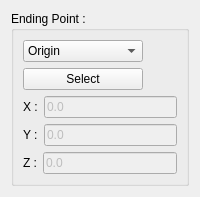
                        <widget class="QWidget" name="tab_6">
                         <attribute name="icon">
                          <iconset>
                           <normaloff>../../../../../../../../../home/laurent/Documents/03_Plans/Python/Icons/WF_endPoint.svg</normaloff>../../../../../../../../../home/laurent/Documents/03_Plans/Python/Icons/WF_endPoint.svg</iconset>
                         </attribute>
                         <attribute name="title">
                          <string>End</string>
                         </attribute>
                         <layout class="QGridLayout" name="gridLayout_42">
                          <item row="0" column="0">
                           <widget class="QGroupBox" name="groupBox_4">
                            <property name="minimumSize">
                             <size>
                              <width>150</width>
                              <height>0</height>
                             </size>
                            </property>
                            <property name="title">
                             <string>Ending Point :</string>
                            </property>
                            <property name="flat">
                             <bool>false</bool>
                            </property>
                            <layout class="QGridLayout" name="gridLayout_43">
                             <item row="0" column="0">
                              <widget class="QComboBox" name="ObjTrans_comboBox_end">
                               <property name="enabled">
                                <bool>true</bool>
                               </property>
                               <property name="sizePolicy">
                                <sizepolicy hsizetype="MinimumExpanding" vsizetype="Fixed">
                                 <horstretch>0</horstretch>
                                 <verstretch>0</verstretch>
                                </sizepolicy>
                               </property>
                               <property name="minimumSize">
                                <size>
                                 <width>100</width>
                                 <height>0</height>
                                </size>
                               </property>
                               <property name="maximumSize">
                                <size>
                                 <width>120</width>
                                 <height>16777215</height>
                                </size>
                               </property>
                               <property name="currentIndex">
                                <number>0</number>
                               </property>
                               <property name="sizeAdjustPolicy">
                                <enum>QComboBox::AdjustToContentsOnFirstShow</enum>
                               </property>
                               <item>
                                <property name="text">
                                 <string>Origin</string>
                                </property>
                               </item>
                               <item>
                                <property name="text">
                                 <string>Base Obj.</string>
                                </property>
                               </item>
                               <item>
                                <property name="text">
                                 <string>Center Obj.(s)</string>
                                </property>
                               </item>
                               <item>
                                <property name="text">
                                 <string>To select</string>
                                </property>
                               </item>
                               <item>
                                <property name="text">
                                 <string>To define</string>
                                </property>
                               </item>
                               <item>
                                <property name="text">
                                 <string>Relative</string>
                                </property>
                               </item>
                              </widget>
                             </item>
                             <item row="1" column="0">
                              <widget class="QPushButton" name="ObjTrans_button_select_end">
                               <property name="enabled">
                                <bool>true</bool>
                               </property>
                               <property name="minimumSize">
                                <size>
                                 <width>100</width>
                                 <height>0</height>
                                </size>
                               </property>
                               <property name="maximumSize">
                                <size>
                                 <width>120</width>
                                 <height>16777215</height>
                                </size>
                               </property>
                               <property name="text">
                                <string>Select</string>
                               </property>
                              </widget>
                             </item>
                             <item row="2" column="0">
                              <layout class="QGridLayout" name="gridLayout_44">
                               <item row="2" column="0">
                                <layout class="QGridLayout" name="gridLayout_45">
                                 <item row="0" column="0">
                                  <widget class="QLabel" name="label_7">
                                   <property name="text">
                                    <string>Z :</string>
                                   </property>
                                  </widget>
                                 </item>
                                 <item row="0" column="1">
                                  <widget class="QLineEdit" name="ObjTrans_end_z">
                                   <property name="enabled">
                                    <bool>false</bool>
                                   </property>
                                   <property name="minimumSize">
                                    <size>
                                     <width>90</width>
                                     <height>0</height>
                                    </size>
                                   </property>
                                   <property name="maximumSize">
                                    <size>
                                     <width>200</width>
                                     <height>16777215</height>
                                    </size>
                                   </property>
                                   <property name="text">
                                    <string>0.0</string>
                                   </property>
                                  </widget>
                                 </item>
                                </layout>
                               </item>
                               <item row="1" column="0">
                                <layout class="QGridLayout" name="gridLayout_46">
                                 <item row="0" column="0">
                                  <widget class="QLabel" name="label_8">
                                   <property name="text">
                                    <string>Y :</string>
                                   </property>
                                  </widget>
                                 </item>
                                 <item row="0" column="1">
                                  <widget class="QLineEdit" name="ObjTrans_end_y">
                                   <property name="enabled">
                                    <bool>false</bool>
                                   </property>
                                   <property name="minimumSize">
                                    <size>
                                     <width>90</width>
                                     <height>0</height>
                                    </size>
                                   </property>
                                   <property name="maximumSize">
                                    <size>
                                     <width>200</width>
                                     <height>16777215</height>
                                    </size>
                                   </property>
                                   <property name="text">
                                    <string>0.0</string>
                                   </property>
                                  </widget>
                                 </item>
                                </layout>
                               </item>
                               <item row="0" column="0">
                                <layout class="QGridLayout" name="gridLayout_47">
                                 <item row="0" column="0">
                                  <widget class="QLabel" name="label_9">
                                   <property name="text">
                                    <string>X :</string>
                                   </property>
                                  </widget>
                                 </item>
                                 <item row="0" column="1">
                                  <widget class="QLineEdit" name="ObjTrans_end_x">
                                   <property name="enabled">
                                    <bool>false</bool>
                                   </property>
                                   <property name="minimumSize">
                                    <size>
                                     <width>90</width>
                                     <height>0</height>
                                    </size>
                                   </property>
                                   <property name="maximumSize">
                                    <size>
                                     <width>200</width>
                                     <height>16777215</height>
                                    </size>
                                   </property>
                                   <property name="text">
                                    <string>0.0</string>
                                   </property>
                                  </widget>
                                 </item>
                                </layout>
                               </item>
                              </layout>
                             </item>
                            </layout>
                           </widget>
                          </item>
                         </layout>
                        </widget>
